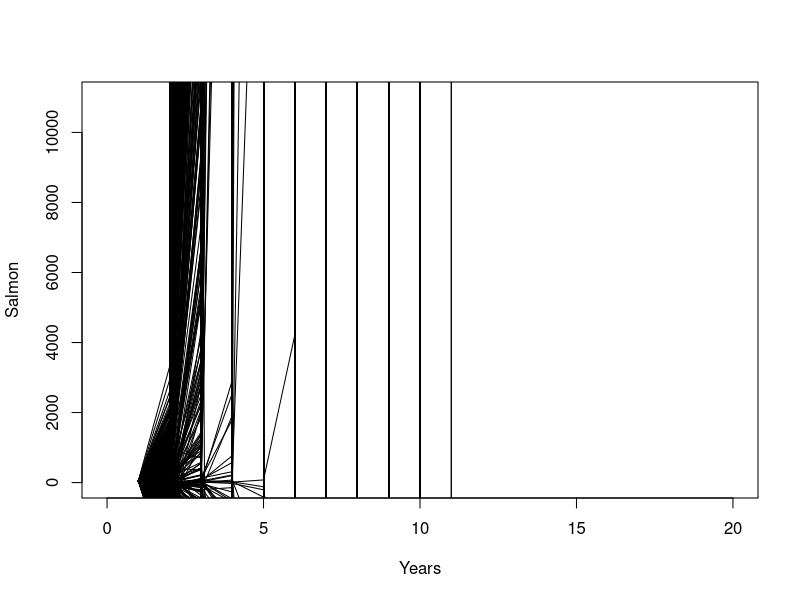
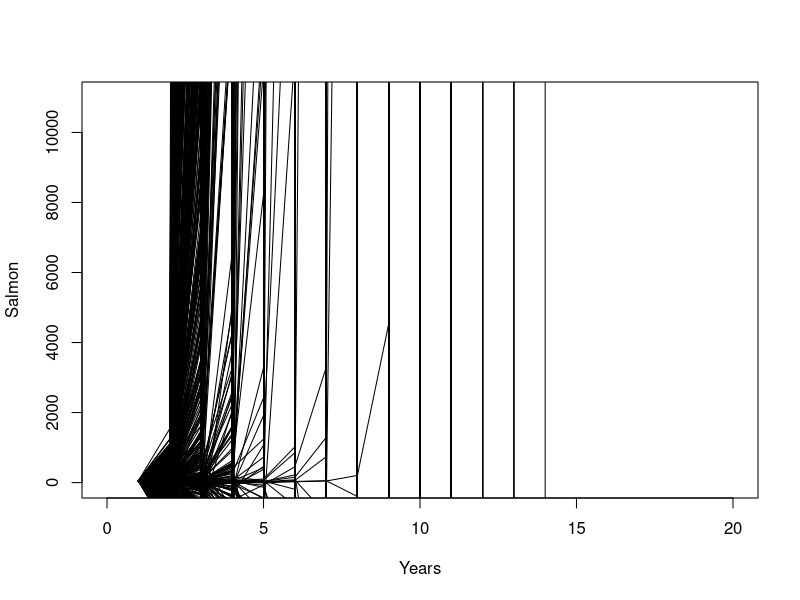
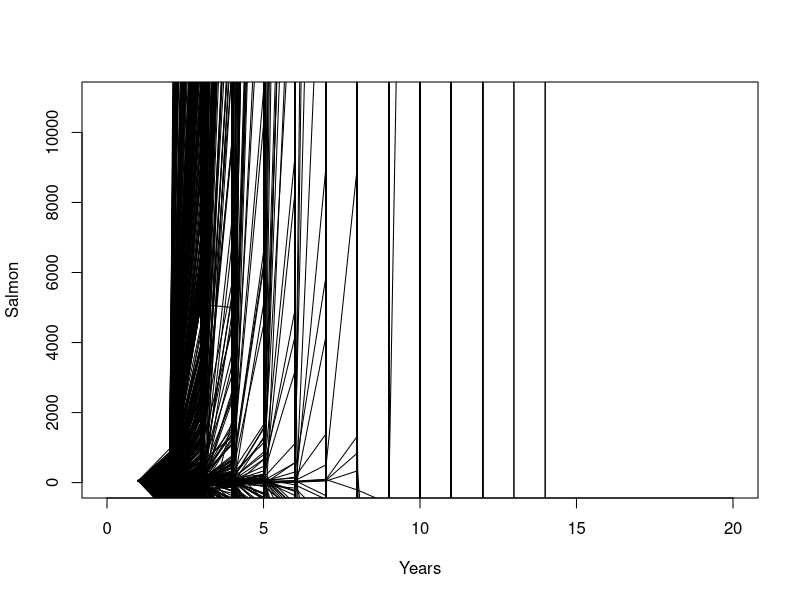
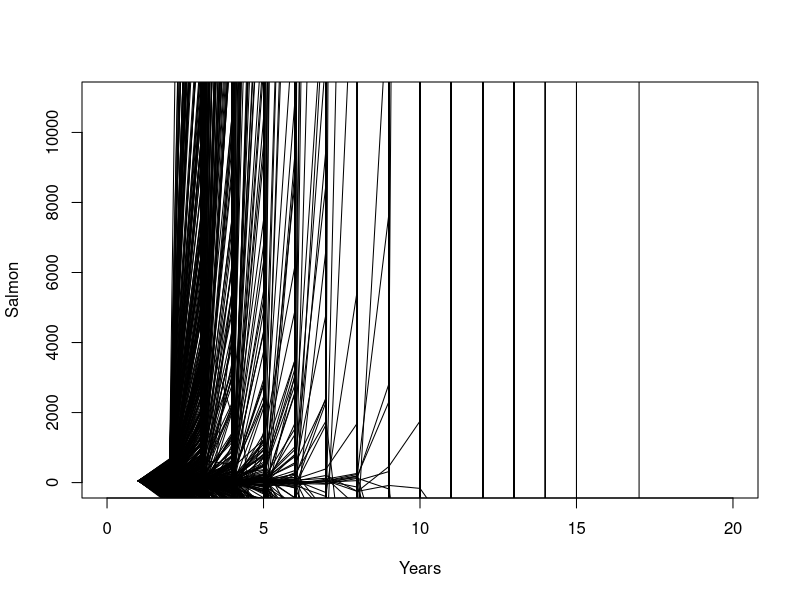
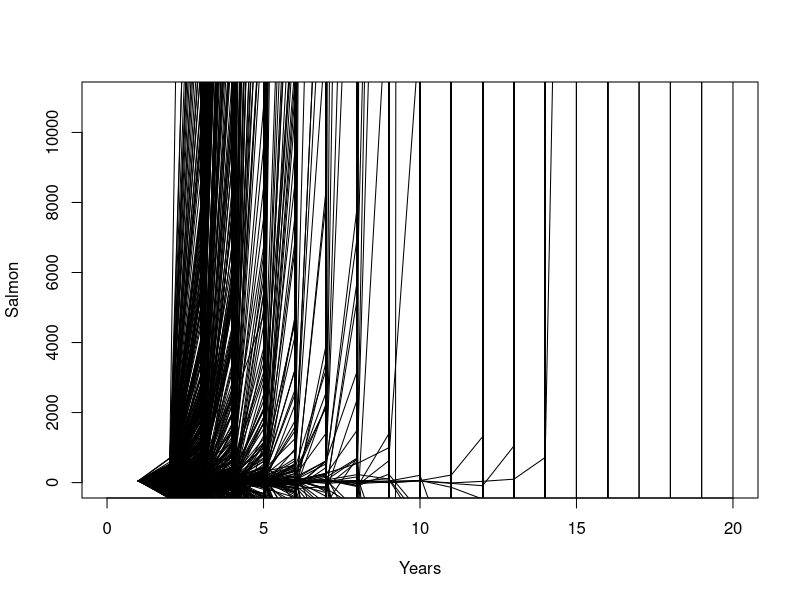
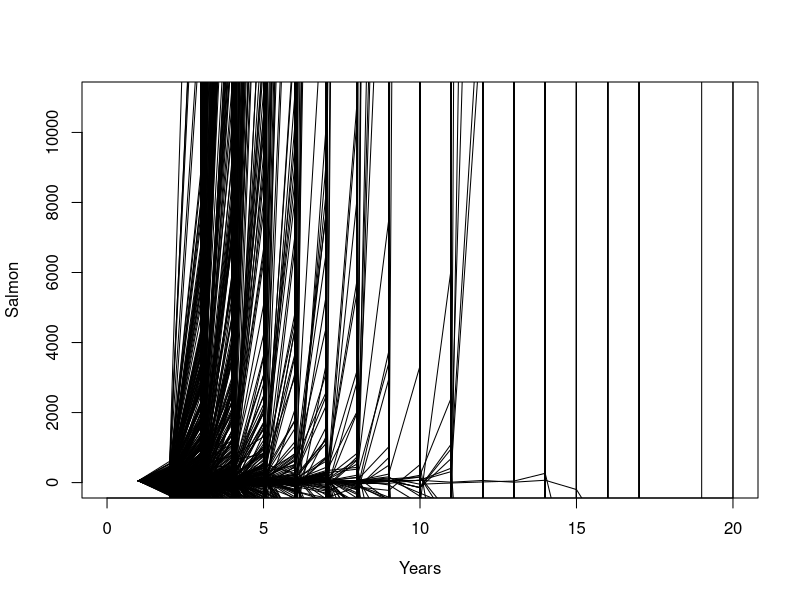
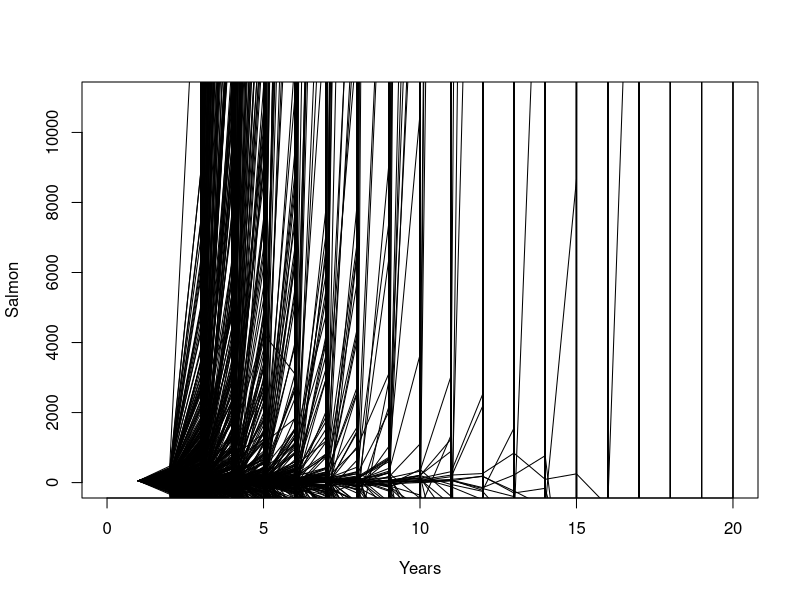
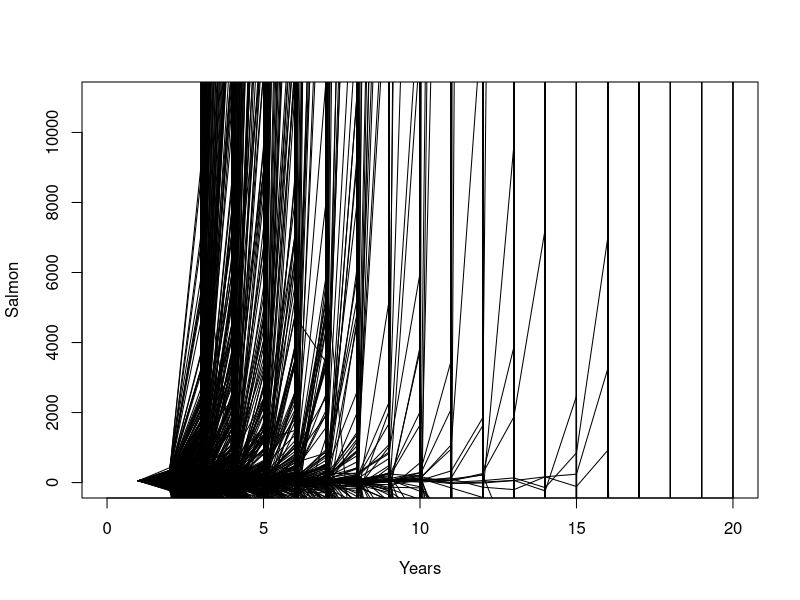

These charts were generated, in order, by the following R code:
# Seminarium 5

## Fråga 1
#SEM

## Fråga 2
# which()
# option c or e


# 
# test.fun <- function(z) {
#   browser()
#   
#   x <- 5
#   y <- 8
#   
#   my_return <- function(a, b, c) {
#     result_1 <- a * b
#     result_2 <- b + c
#     
#     results <- list(result_1, result_2)
#     
#     p <- plot(result_1, result_2)
#     
#     return(results)
#   }
#   
#   res <- my_return(x, y, z)
#   print(res)
# }
# 
# test.fun(4)
# 






## Fråga 3

dlt <- function(n, r, k) {
  n_ny <- n + r*n*(1 - (n/k) )
  return(n_ny)
}

k <- 10000 # bärkraft, individer
sluttid <- 20 # år
t <- 1:(sluttid+1)

### Model 1
stab_1 <- c()
for (k in 1:10) {

  n <- c()
  n[1] <- 50 # startvärde, individer
  
  # collapse <- 0 # färre individer = pop. ded
  planting <- 50
  
  plot( # Draw blank graph window
    NULL,
    xlim = c(0,sluttid),
    ylim = c(0,11000),
    type = "l",
    xlab = "Years",
    ylab = "Salmon"
  )
  
  # pop_ded <- 0 # counter for failed pop.
  year_20 <- c()
  for (j in 1:1000) {
    
    for (i in 1:sluttid) {
      n[i+1] <- dlt( # ekv.
        n = n[i],
        r = rnorm( # slumpad reproduktion
          1,
          0.1,
          0.4),
        k = k)
      n[i+1] <- n[i+1] + planting
    } # End line +++++++++++++++++++++
    
    year_20[j] <- n[(sluttid+1)]
    # farbe <- rgb(runif(1),runif(1),runif(1)) # random color
    lines( # add pop. line
      x = t,
      y = n,
      lwd = 1
      # col = farbe
    )
    
  } # End modeling +++++++++++++++
  
  stab <- year_20[year_20 >= 2000]
  stab_1[k] <- length(stab)
  
} # End repeats +++++++++++++++++++++


### Model 2 ++++++++++++++++++++++++++++++++++++++++++++++
stab_2 <- c()
for (k in 1:10) {
  
  n <- c()
  n[1] <- 25 # startvärde, individer
  
  collapse <- 0 # färre individer = pop. ded
  planting <- 25
  
  plot( # Draw blank graph window
    NULL,
    xlim = c(0,sluttid),
    ylim = c(0,11000),
    type = "l",
    xlab = "Years",
    ylab = "Salmon"
  )
  year_20 <- c()
  for (j in 1:1000) {
    
    for (i in 1:sluttid) {
      n[i+1] <- dlt( # ekv.
        n = n[i],
        r = rnorm( # slumpad reproduktion
          n = 1,
          mean = 0.18,
          sd = 0.4),
        k = k)
      n[i] <- n[i] + planting
    } # End line +++++++++++++++++
    
    year_20[j] <- n[(sluttid+1)]
    # farbe <- rgb(runif(1),runif(1),runif(1)) # random color
    lines( # add pop. line
      x = t,
      y = n,
      lwd = 1
      # col = farbe
    )
    
  } # End modeling +++++++++++++++++++
  
  stab <- year_20[year_20 >= 2000]
  stab_2[k] <- length(stab)
  
} # End repeats +++++++++++++++


stab_1
stab_2

t.test(
  stab_1,
  stab_2
)
